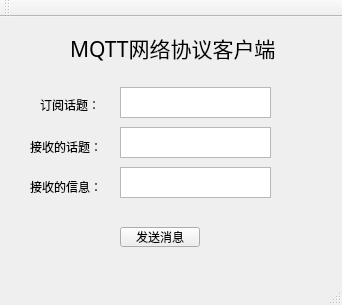
<?xml version="1.0" encoding="UTF-8"?>
<ui version="4.0">
 <class>MainWindow</class>
 <widget class="QMainWindow" name="MainWindow">
  <property name="geometry">
   <rect>
    <x>0</x>
    <y>0</y>
    <width>342</width>
    <height>305</height>
   </rect>
  </property>
  <property name="windowTitle">
   <string>MainWindow</string>
  </property>
  <widget class="QWidget" name="centralWidget">
   <widget class="QTextEdit" name="textEdit">
    <property name="geometry">
     <rect>
      <x>120</x>
      <y>70</y>
      <width>151</width>
      <height>31</height>
     </rect>
    </property>
   </widget>
   <widget class="QTextEdit" name="textEdit_2">
    <property name="geometry">
     <rect>
      <x>120</x>
      <y>110</y>
      <width>151</width>
      <height>31</height>
     </rect>
    </property>
   </widget>
   <widget class="QTextEdit" name="textEdit_3">
    <property name="geometry">
     <rect>
      <x>120</x>
      <y>150</y>
      <width>151</width>
      <height>31</height>
     </rect>
    </property>
   </widget>
   <widget class="QLabel" name="label">
    <property name="geometry">
     <rect>
      <x>70</x>
      <y>10</y>
      <width>211</width>
      <height>41</height>
     </rect>
    </property>
    <property name="font">
     <font>
      <family>AcadEref</family>
      <pointsize>16</pointsize>
     </font>
    </property>
    <property name="text">
     <string>MQTT网络协议客户端</string>
    </property>
   </widget>
   <widget class="QLabel" name="label_2">
    <property name="geometry">
     <rect>
      <x>40</x>
      <y>80</y>
      <width>61</width>
      <height>16</height>
     </rect>
    </property>
    <property name="text">
     <string>订阅话题：</string>
    </property>
   </widget>
   <widget class="QLabel" name="label_3">
    <property name="geometry">
     <rect>
      <x>30</x>
      <y>120</y>
      <width>71</width>
      <height>20</height>
     </rect>
    </property>
    <property name="text">
     <string>接收的话题：</string>
    </property>
   </widget>
   <widget class="QLabel" name="label_4">
    <property name="geometry">
     <rect>
      <x>30</x>
      <y>160</y>
      <width>71</width>
      <height>20</height>
     </rect>
    </property>
    <property name="text">
     <string>接收的信息：</string>
    </property>
   </widget>
   <widget class="QPushButton" name="pushButton">
    <property name="geometry">
     <rect>
      <x>120</x>
      <y>210</y>
      <width>80</width>
      <height>20</height>
     </rect>
    </property>
    <property name="text">
     <string>发送消息</string>
    </property>
   </widget>
  </widget>
  <widget class="QMenuBar" name="menuBar">
   <property name="geometry">
    <rect>
     <x>0</x>
     <y>0</y>
     <width>342</width>
     <height>22</height>
    </rect>
   </property>
  </widget>
  <widget class="QToolBar" name="mainToolBar">
   <attribute name="toolBarArea">
    <enum>TopToolBarArea</enum>
   </attribute>
   <attribute name="toolBarBreak">
    <bool>false</bool>
   </attribute>
  </widget>
  <widget class="QStatusBar" name="statusBar"/>
 </widget>
 <layoutdefault spacing="6" margin="11"/>
 <resources/>
 <connections/>
</ui>
